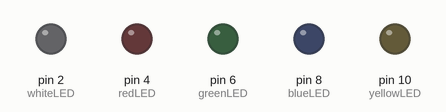
Simulated run of this sketch. Board: Arduino Uno, built with avr-gcc and run on an emulated ATmega328P. Parts: output pins drawn as LEDs (lit = HIGH).

Above: at 0.1 s.
At 5.0 s:
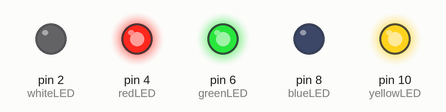
At 10.6 s:
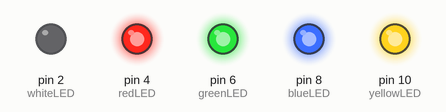
At 16.2 s:
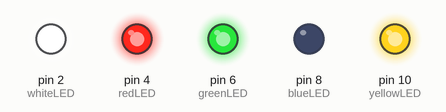
At 21.8 s:
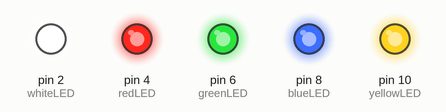
At 38.9 s:
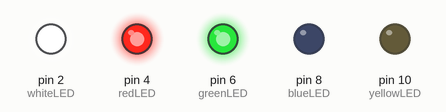
Timing chart, 0 to 40.0 s (numbered marks = the images above):
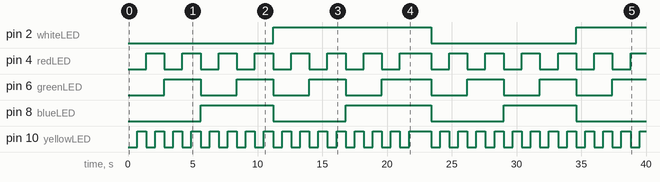

Measured:
- by itself, pin 2 (whiteLED): LOW → HIGH at 11.2 s, → LOW 12.2 s later, → HIGH 11.2 s later
- by itself, pin 4 (redLED): goes 7 × (HIGH 1.4 s, LOW 1.4 s), HIGH 2.4 s, 5 × (LOW 1.4 s, HIGH 1.4 s), LOW 1.4 s, then HIGH
- by itself, pin 6 (greenLED): LOW → HIGH at 2.8 s, → LOW 2.8 s later, → HIGH 2.8 s later, → LOW 2.8 s later, … (13 changes in this stretch)
- by itself, pin 8 (blueLED): goes HIGH 5.6 s, LOW 5.6 s, HIGH 6.6 s, LOW 5.6 s, HIGH 5.6 s, then LOW
- by itself, pin 10 (yellowLED): goes 15 × (HIGH 0.70 s, LOW 0.70 s), HIGH 1.7 s, 11 × (LOW 0.70 s, HIGH 0.70 s), LOW 0.70 s, then HIGH

The sketch:

Binary_Counter.ino
```cpp
int whiteLED = 2;
int redLED = 4;
int greenLED = 6;
int blueLED = 8;
int yellowLED = 10;

void setup() {
  pinMode(redLED, OUTPUT);
  pinMode(greenLED, OUTPUT);
  pinMode(blueLED, OUTPUT);
  pinMode(yellowLED, OUTPUT);
  pinMode(whiteLED, OUTPUT);
}

int* calculateBinary(int num) {
    static int number[5];
    int currentNum = num;

    for (int i = 4; i >= 0; i--)
    {
        int quoti = currentNum / 2;
        int remainder = currentNum % 2;

        number[i] = remainder;
        currentNum = quoti;
    }
    return number;
}

void displayBinary(int* binary) {
    digitalWrite(whiteLED, *binary ? HIGH : LOW);
    digitalWrite(blueLED, *(binary + 1) ? HIGH : LOW);
    digitalWrite(greenLED, *(binary + 2) ? HIGH : LOW);
    digitalWrite(redLED, *(binary + 3) ? HIGH : LOW);
    digitalWrite(yellowLED, *(binary + 4) ? HIGH : LOW);
}

void loop() {
    for (int i = 0; i < 32; i++) {
        int* binary = calculateBinary(i);
        displayBinary(binary);

        delay(700);
    }

    delay(1000);
}
```
